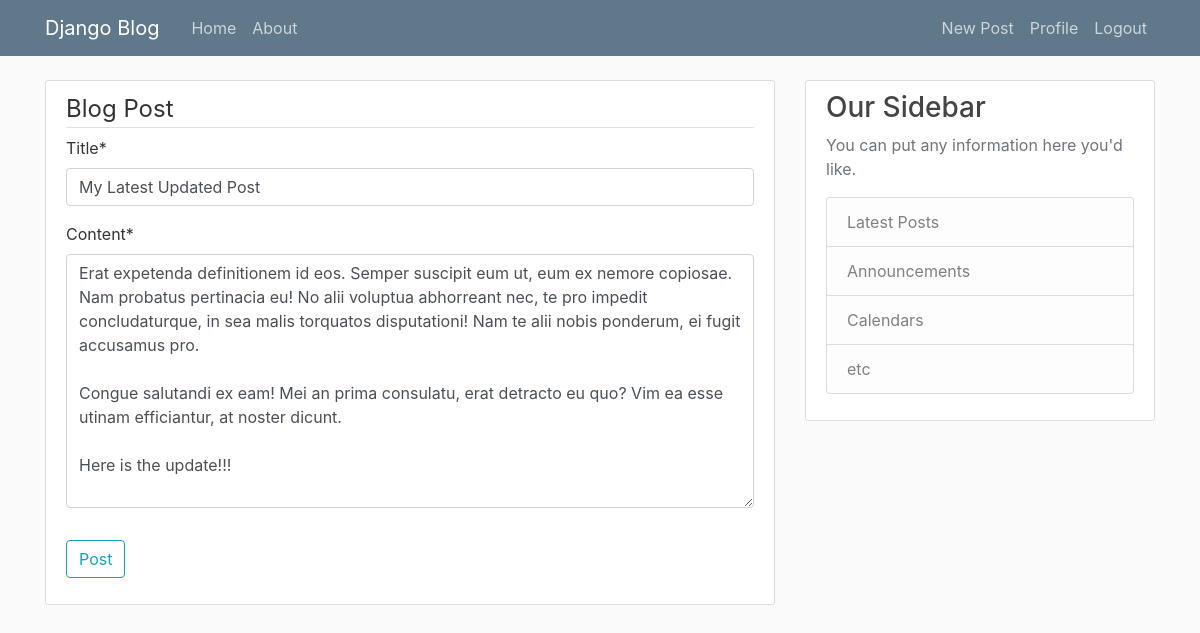
The app's page /post/31/update/ (signed in) with its own data.
### blog/models.py (models this page shows, shortened)
class Posts(models.Model):
    title = models.CharField(max_length=100)
    content = models.TextField()
    date = models.DateTimeField(default=timezone.now)
    author = models.ForeignKey(User, on_delete=models.CASCADE)

### blog/views.py (the view, shortened to what this page needs)
# urls.py: path('post/<int:pk>/update/', PostUpdateView.as_view(), name="post-update"),
class PostUpdateView(LoginRequiredMixin, UserPassesTestMixin, UpdateView):
    model = Posts
    fields = ['title', 'content']
    def test_func(self):
        post = self.get_object()
        if self.request.user == post.author:
            return True
        else:
            return False

### blog/templates/blog/posts_form.html (shortened to what this page needs)
{% extends "blog/base.html" %}
{% load crispy_forms_tags %}
{% block content %}
    <div class="content-section">
        <form method="POST">
            <fieldset class="form-group">
                <legend class="border-bottom mb4">Blog Post</legend>
                {{ form|crispy }}
            </fieldset>
            <div class="form-group">
                <button class="btn btn-outline-info" type="submit">Post</button>
            </div>
        </form>
    </div>
{% endblock content %}

### blog/static/blog/main.css (style rules this page uses)
body { background: #fafafa; color: #333333; margin-top: 5rem; }
.content-section { background: #ffffff; padding: 10px 20px; border: 1px solid #dddddd; border-radius: 3px; margin-bottom: 20px; }

### records on screen
Posts: title "My Latest Updated Post", content "Erat expetenda definitionem id eos. Semper suscipit eum ut, eum ex nemore copiosae. Nam probatus pertinacia eu! No alii voluptua abhorreant nec, te pro impedit concludaturque, in sea malis torquatos disputationi! Nam te alii nobis ponderum, ei fugit accusamus pro. Congue salutandi ex eam! Mei an prima consulatu, erat detracto eu quo? Vim ea esse utinam efficiantur, at noster dicunt. Here is the update!!!"
